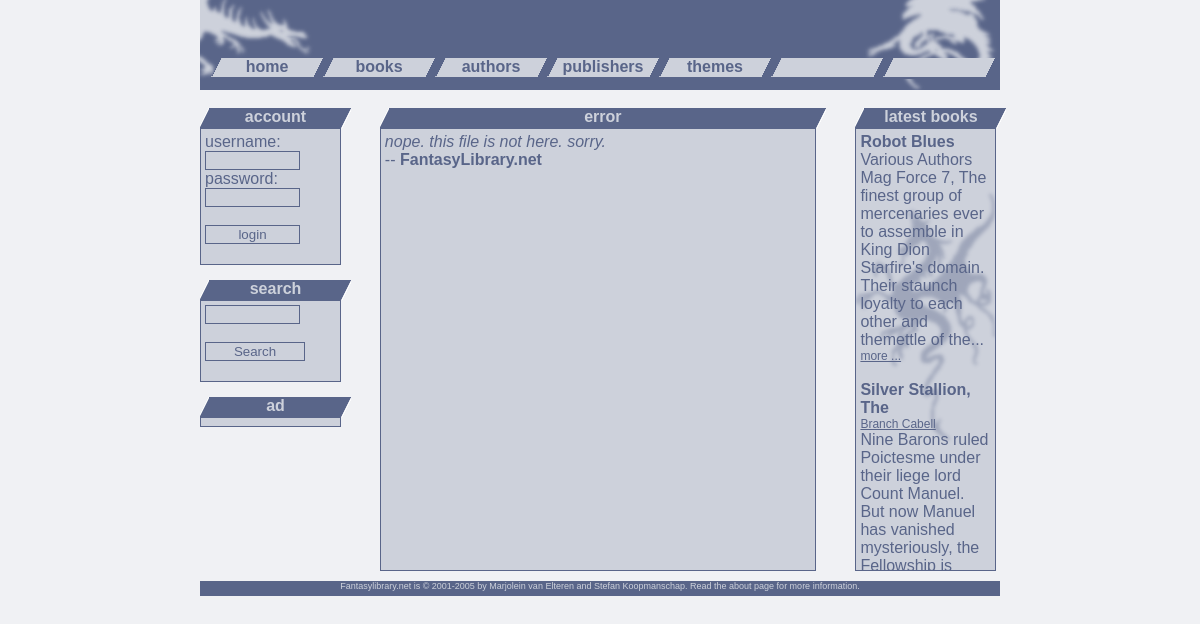
Page /404.php on the committed database.
### tables this page shows
CREATE TABLE IF NOT EXISTS `fl_errors` (
  `id` int(11) NOT NULL AUTO_INCREMENT,
  `error` text NOT NULL,
  `source` text NOT NULL,
  `type` enum('404','401') NOT NULL DEFAULT '404',
  PRIMARY KEY (`id`)
);

CREATE TABLE IF NOT EXISTS `fl_books` (
  `id` int(11) NOT NULL AUTO_INCREMENT,
  `title` varchar(255) NOT NULL DEFAULT '',
  `summary` text NOT NULL,
  `pubdate` varchar(25) NOT NULL DEFAULT '',
  `publisher` int(11) NOT NULL DEFAULT '0',
  `image` varchar(50) NOT NULL DEFAULT '',
  `isbn` varchar(25) NOT NULL DEFAULT '',
  `world` int(11) NOT NULL DEFAULT '0',
  `submittedby` int(11) NOT NULL DEFAULT '0',
  `category` int(11) NOT NULL DEFAULT '0',
  `added` datetime NOT NULL DEFAULT '0000-00-00 00:00:00',
  `approved` datetime NOT NULL DEFAULT '0000-00-00 00:00:00',
  `notify` tinyint(4) NOT NULL DEFAULT '0',
  `language` varchar(20) NOT NULL DEFAULT '',
  `type` varchar(20) NOT NULL DEFAULT '',
  PRIMARY KEY (`id`)
);

CREATE TABLE IF NOT EXISTS `fl_authors` (
  `id` int(11) NOT NULL AUTO_INCREMENT,
  `name` varchar(255) NOT NULL DEFAULT '',
  `bio` text NOT NULL,
  `approved` tinyint(4) NOT NULL DEFAULT '0',
  `submittedby` int(11) NOT NULL DEFAULT '0',
  `notify` tinyint(4) NOT NULL DEFAULT '0',
  `image` varchar(50) NOT NULL DEFAULT '',
  `firstname` varchar(255) NOT NULL DEFAULT '',
  PRIMARY KEY (`id`)
);

### 404.php (called while the page is built, shortened)
<?php
include("./config.php");
$query="SELECT id FROM fl_errors WHERE type='404'";
$result=mysql_query($query);
$teller=0;
while($row=mysql_fetch_row($result))
{
  $error[$teller]=$row[0];
}
$num=rand(0,count($error)-1);
$key=$error[$num];
$query="SELECT error, source FROM fl_errors WHERE id='".$key."'";
$result=mysql_query($query);
$query="SELECT b.id, b.title, b.summary FROM fl_books b ORDER BY b.approved DESC LIMIT 3";
$result=mysql_query($query);
while($row=mysql_fetch_row($result))
{
  $aquery="SELECT a.id, a.name FROM fl_authors a, fl_author_book b WHERE b.book='".$row[0]."' AND b.author=a.id";
  $aresult=mysql_query($aquery);
}
?>

### config.php (the view, shortened to what this page needs)
<?php
class TemplatePower extends TemplatePowerParser
{
  var $index    = Array();
  var $content  = Array();
  var $currentBlock;
  var $showUnAssigned;
  var $globalvars = Array();
  var $prepared;
  function TemplatePower( $tpl_file='', $type= T_BYFILE )
  {
    $this->prepared       = false;
    $this->showUnAssigned = false;
  }
  function __makeContentRoot()
  {
    $this->content[ TP_ROOTBLOCK ."_0"  ][0] = Array( TP_ROOTBLOCK );
    $this->currentBlock = &$this->content[ TP_ROOTBLOCK ."_0" ][0];
  }
  function __assign( $varname, $value)
  {
    if( sizeof( $regs = explode('.', $varname ) ) == 2 )
    {
      $ind_blockname = $regs[0] .'_'. $this->index[ $regs[0] ];
      $lastitem = sizeof( $this->content[ $ind_blockname ] );
      $lastitem > 1 ? $lastitem-- : $lastitem = 0;
      $block = &$this->content[ $ind_blockname ][ $lastitem ];
    }
    else
    {
      $block = &$this->currentBlock;
    }
  }
  function __assignGlobal( $varname, $value )
  {
    $this->globalvars[ $varname ] = $value;
  }
  function __outputContent( $blockname )
  {
    $numrows = sizeof( $this->content[ $blockname ] );
    for( $i=0; $i < $numrows; $i++)
    {
      $defblockname = $this->content[ $blockname ][$i][0];
      for( reset( $this->defBlock[ $defblockname ]);  $k = key( $this->defBlock[ $defblockname ]);  next( $this->defBlock[ $defblockname ] ) )
      {
        if ($k[1] == 'C')
        {
          print( $this->defBlock[ $defblockname ][$k] );
        }
        else
        if ($k[1] == 'V')
        {
          $defValue = $this->defBlock[ $defblockname ][$k];
          if( !isset( $this->content[ $blockname ][$i][ "_V:". $defValue ] ) )
          {
            if( isset( $this->globalvars[ $defValue ] ) )
            {
              $value = $this->globalvars[ $defValue ];
            }
            else
            {
              if( $this->showUnAssigned )
              {
                $value = '{'. $defValue .'}';
              }
              else
              {
                $value = '';
              }
            }
          }
          else
          {
            $value = $this->content[ $blockname ][$i][ "_V:". $defValue ];
          }
          print( $value );
        }
        else
        if ($k[1] == 'B')
        {
          if( isset( $this->content[ $blockname ][$i][$k] ) )
          {
            $this->__outputContent( $this->content[ $blockname ][$i][$k] );
          }
        }
      }
    }
  }
  function prepare()
  {
    $this->prepared = true;
    $this->index[ TP_ROOTBLOCK ]    = 0;
  }
  function newBlock( $blockname )
  {
    $parent = &$this->content[ $this->parent[$blockname] .'_'. $this->index[$this->parent[$blockname]] ];
    $lastitem = sizeof( $parent );
    $lastitem > 1 ? $lastitem-- : $lastitem = 0;
    $ind_blockname = $blockname .'_'. $this->index[ $blockname ];
    if ( !isset( $parent[ $lastitem ]["_B:$blockname"] ))
    {
      $this->index[ $blockname ] += 1;
      $ind_blockname = $blockname .'_'. $this->index[ $blockname ];
      if (!isset( $this->content[ $ind_blockname ] ) )
      {
        $this->content[ $ind_blockname ] = Array();
      }
    }
    $blocksize = sizeof( $this->content[ $ind_blockname ] );
    $this->content[ $ind_blockname ][ $blocksize ] = Array( $blockname );
    $this->currentBlock = &$this->content[ $ind_blockname ][ $blocksize ];
  }
  function printToScreen()
  {
    if ($this->prepared)
    {
      $this->__outputContent( TP_ROOTBLOCK .'_0' );
    }
    else
    {
      $this->__errorAlert('TemplatePower Error: Template isn\'t prepared!');
    }
  }
}
?>

### fl.css (style rules this page uses)
body { font-family:Arial, Helvetica, sans-serif; font-size:12px; color:#596589; scrollbar-face-color:#CDD1DB; scrollbar-highlight-color:#CDD1DB; scrollbar-shadow-color:#CDD1DB; scrollbar-3dlight-color:#CDD1DB; scrollbar-arrow-color:#7B87AB; scrollbar-track-color:#596589; scrollbar-darkshadow-color:#596589; margin-top:0px; margin-bottom:0px; margin-left:0px; margin-right:0px; text-align:center; background-color: #F0F1F4; }
div.top { margin-left:auto; margin-right:auto; width:800px; height:90px; background-image:url('images/top.gif'); }
table.overalltable { margin-left:auto; margin-right:auto; width:800px; }
div.menu { position:absolute; top: 58px; text-align:left; }
div.menuopt { background-image:url('images/menuback.gif'); width:112px; height:19px; float:left; text-align:center; vertical-align:middle; }
div.menuspacer { width:11px; float:left; }
a.menu, a.menu:link, a.menu:visited { font-weight:bold; font-size:16px; color:#596589; text-decoration:none; }
div.left { height:455px; text-align:left; }
div.blockheader { background-image:url('images/headersmal.gif'); font-weight:bold; font-size:16px; color:#cdd1db; width:151px; height:20px; text-align:center; }
div.block { background-image:url('images/lightback.gif'); width:131px; margin-bottom:15px; padding:4px; border: 1px solid #596589; }
div.right { height:455px; width:141px; }
div.rightblock { background-image:url('images/sidebar.gif'); height:433px; width:131px; overflow:auto; padding:4px; border: 1px solid #596589; }
div.main { height:454px; width:454px; }
div.bigblockheader { background-image:url('images/headerbreed.gif'); font-weight:bold; font-size:16px; color:#cdd1db; width:446px; height:20px; text-align:center; }
div.maincontent { background-color:#cdd1db; height:433px; width:426px; padding: 4px; overflow:auto; text-align:left; border: 1px solid #596589; }
div.bottom { width:100%; height:15px; font-size:9px; color:#cdd1db; background-color:#596589; margin:0px; padding:0px; text-align:center; }
a.bottom { font-weight:bold; font-size:9px; color:#cdd1db; text-decoration:none; font-weight:normal; }
input { width: 95px; background-color:transparent; border: 1px solid #596589; color: #596589; }
.submit { width:100px; }

### rows in the picture
fl_errors: error "nope. this file is not here. sorry.", source "FantasyLibrary.net"
fl_books: title "Robot Blues"
fl_books: title "Silver Stallion, The"
fl_authors: name "Branch Cabell"

### other values in the picture
$this->defBlock[ $defblockname ][$k] "home"
$this->defBlock[ $defblockname ][$k] "books"
$this->defBlock[ $defblockname ][$k] "authors"
$this->defBlock[ $defblockname ][$k] "publishers"
$this->defBlock[ $defblockname ][$k] "themes"
$this->defBlock[ $defblockname ][$k] "account"
$this->defBlock[ $defblockname ][$k] "search"
$this->defBlock[ $defblockname ][$k] "ad"
$this->defBlock[ $defblockname ][$k] "error"
$this->defBlock[ $defblockname ][$k] "--"
$this->defBlock[ $defblockname ][$k] "latest books"
$this->defBlock[ $defblockname ][$k] "Various Authors"
$value "Mag Force 7, The finest group of mercenaries ever to assemble in King Dion Starfire's domain. Their staunch loyalty to each other and themettle of the..."
$this->defBlock[ $defblockname ][$k] "more ..."
$value "Nine Barons ruled Poictesme under their liege lord Count Manuel. But now Manuel has vanished mysteriously, the Fellowship is…"
